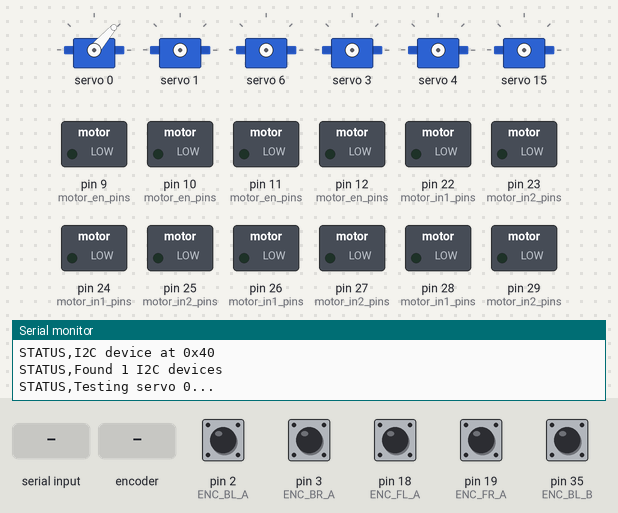
Bench run of a sketch on a simulated Arduino Mega 2560, built with avr-gcc and run on an emulated ATmega2560. On the bench: 6 × servo, switched loads named in the sketch (green lamp = pin HIGH), the last lines printed to the serial monitor. Inputs (shaded band) come from the test bench; at power-on: pin 2 (ENC_BL_A), pin 3 (ENC_BR_A), pin 18 (ENC_FL_A), pin 19 (ENC_FR_A), pin 35 (ENC_BL_B) HIGH.

Above: at 0.7 s.
At 3.3 s:
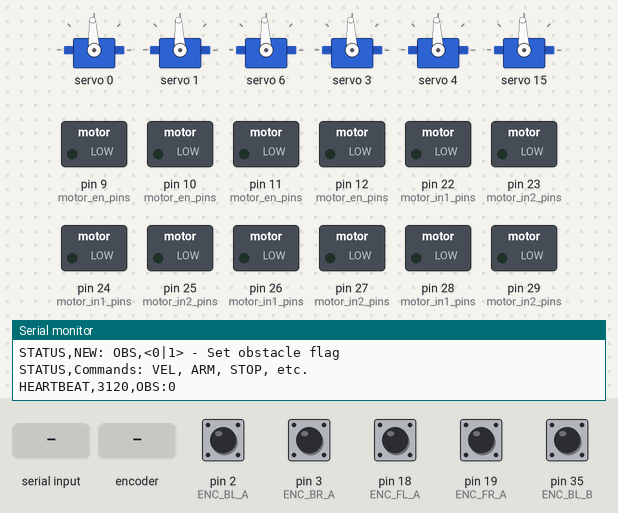
3.4 s: "VEL,,45\n" received over Serial
At 4.0 s:
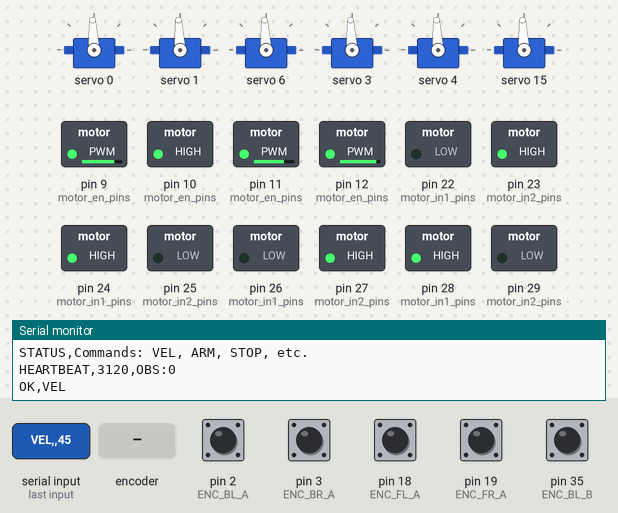
6.4 s: rotary encoder on pin 2 (ENC_BL_A) / pin 31 (ENC_FL_B) turned 1 step (first pin leading)
8.1 s: "STOP,1\n" received over Serial
9.6 s: "OBS,\n" received over Serial
Timing chart, 0 to 12.1 s (numbered marks = the images above; inputs shaded):
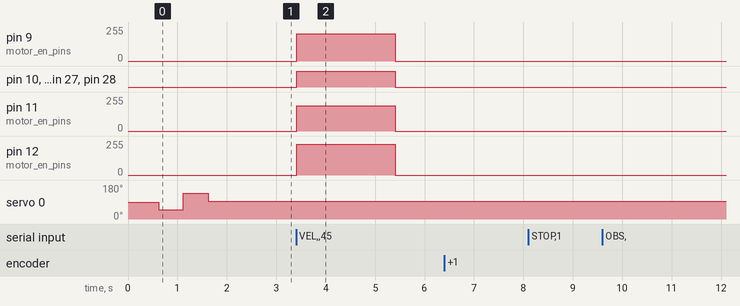

The sketch:

mobile_manipulator_unified_obstacle.ino
```cpp
/*
 * UNIFIED MOBILE MANIPULATOR CONTROLLER WITH OBSTACLE AVOIDANCE
 * ==============================================================
 *
 * Based on mobile_manipulator_unified.ino
 * Added: OBS,<0|1> command to enable/disable obstacle avoidance
 * When obstacle detected: blocks forward motion, allows reverse and rotation
 *
 * Serial Protocol (115200 baud):
 *   ROS -> Arduino:
 *     OBS,<0|1>                          - Set obstacle flag (NEW!)
 *     ARM,<a0>,<a1>,<a2>,<a3>,<a4>,<a5>  - Set arm servo angles (0-180)
 *     VEL,<linear_x>,<angular_z>         - Velocity command (m/s, rad/s)
 *     STOP                               - Emergency stop all
 *     ... (all other commands same as unified)
 */

#include <Wire.h>
#include <Adafruit_PWMServoDriver.h>

// =====================================================
// CONFIGURATION
// =====================================================

#define SERIAL_BAUD 115200
#define WHEEL_RADIUS 0.075
#define WHEEL_BASE 0.35
#define ENCODER_CPR 360
#define PID_SAMPLE_TIME 20
#define ENCODER_PUB_RATE 50
#define CMD_TIMEOUT 2000
#define SERVO_STEP_DELAY 80  // Smoother: 80ms between steps
#define HEARTBEAT_INTERVAL 1000

float Kp = 2.0;
float Ki = 0.5;
float Kd = 0.1;

unsigned long encoder_debounce_us = 200;
float motor_cal[4] = { 0.902, 0.750, 1.00, 0.80 };

// =====================================================
// OBSTACLE AVOIDANCE (NEW!)
// =====================================================
bool obstacle_detected = false;
unsigned long last_obs_time = 0;
#define OBS_TIMEOUT 500  // Auto-clear obstacle after 500ms if no update

// =====================================================
// ARM CONFIGURATION (PCA9685)
// =====================================================

Adafruit_PWMServoDriver pca(0x40);
const uint8_t SERVO_CH[6] = {0, 1, 6, 3, 4, 15};  // CH: 0,1,6,3,4,unused(15)
const float SERVO_FREQ_HZ = 50.0;
const uint16_t SERVO_MIN_US = 600;
const uint16_t SERVO_MAX_US = 2400;
const float SERVO_STEP_DEG = 0.5;  // Slower: 0.5 deg per step (was 1.0)

float armCurrentAngle[6] = {90, 90, 90, 90, 90, 90};
float armTargetAngle[6] = {90, 90, 90, 90, 90, 90};
float armLastSentAngle[6] = {90, 90, 90, 90, 90, 90};

// =====================================================
// BASE CONFIGURATION (L298N)
// =====================================================

#define M_FL_IN1 22
#define M_FL_IN2 23
#define M_FL_EN 12
#define M_FR_IN1 24
#define M_FR_IN2 25
#define M_FR_EN 11
#define M_BL_IN1 26
#define M_BL_IN2 27
#define M_BL_EN 10
#define M_BR_IN1 28
#define M_BR_IN2 29
#define M_BR_EN 9

#define ENC_FL_A 18
#define ENC_FL_B 31
#define ENC_FR_A 19
#define ENC_FR_B 33
#define ENC_BL_A 2
#define ENC_BL_B 35
#define ENC_BR_A 3
#define ENC_BR_B 37

const int motor_in1_pins[4] = { M_FL_IN1, M_FR_IN1, M_BL_IN1, M_BR_IN1 };
const int motor_in2_pins[4] = { M_FL_IN2, M_FR_IN2, M_BL_IN2, M_BR_IN2 };
const int motor_en_pins[4] = { M_FL_EN, M_FR_EN, M_BL_EN, M_BR_EN };
const int motor_direction[4] = { 1, 1, 1, 1 };
const int encoder_dir[4] = { 1, -1, 1, -1 };

// =====================================================
// GLOBAL VARIABLES
// =====================================================

volatile long enc_counts[4] = { 0, 0, 0, 0 };
long prev_enc_counts[4] = { 0, 0, 0, 0 };
volatile unsigned long last_isr_time[4] = { 0, 0, 0, 0 };
long last_published_counts[4] = { 0, 0, 0, 0 };

float target_vel[4] = { 0, 0, 0, 0 };
float current_vel[4] = { 0, 0, 0, 0 };

float pid_integral[4] = { 0, 0, 0, 0 };
float pid_prev_error[4] = { 0, 0, 0, 0 };
int motor_state[4] = { 0, 0, 0, 0 };
int prev_motor_state[4] = { 0, 0, 0, 0 };
bool motor_locked[4] = { false, false, false, false };

unsigned long last_pid_time = 0;
unsigned long last_enc_pub_time = 0;
unsigned long last_cmd_time = 0;
unsigned long last_servo_update_time = 0;
unsigned long last_heartbeat_time = 0;
unsigned long last_test_update_time = 0;

String cmd_buffer = "";
bool test_mode = false;
float sim_enc_accumulator[4] = { 0.0, 0.0, 0.0, 0.0 };
bool manual_active[4] = { false, false, false, false };

// =====================================================
// ARM FUNCTIONS
// =====================================================

inline void goServoAngle(uint8_t ch, float angle) {
  angle = constrain(angle, 0, 180);
  float us = SERVO_MIN_US + (angle / 180.0f) * (SERVO_MAX_US - SERVO_MIN_US);
  pca.writeMicroseconds(ch, (uint16_t)us);
}

bool updateArmServos() {
  bool changed = false;
  for (int i = 0; i < 6; i++) {
    float before = armCurrentAngle[i];
    if (armCurrentAngle[i] < armTargetAngle[i]) {
      armCurrentAngle[i] += SERVO_STEP_DEG;
      if (armCurrentAngle[i] > armTargetAngle[i]) armCurrentAngle[i] = armTargetAngle[i];
    }
    else if (armCurrentAngle[i] > armTargetAngle[i]) {
      armCurrentAngle[i] -= SERVO_STEP_DEG;
      if (armCurrentAngle[i] < armTargetAngle[i]) armCurrentAngle[i] = armTargetAngle[i];
    }
    if (armCurrentAngle[i] != before) changed = true;
    goServoAngle(SERVO_CH[i], armCurrentAngle[i]);
  }
  return changed;
}

void sendArmPositions() {
  bool changed = false;
  for (int i = 0; i < 6; i++) {
    if (armCurrentAngle[i] != armLastSentAngle[i]) { changed = true; break; }
  }
  if (changed) {
    Serial.print("ARM_POS,");
    for (int i = 0; i < 6; i++) {
      Serial.print(armCurrentAngle[i], 1);
      if (i < 5) Serial.print(",");
      armLastSentAngle[i] = armCurrentAngle[i];
    }
    Serial.println();
  }
}

void stopArm() {
  for (int i = 0; i < 6; i++) armTargetAngle[i] = armCurrentAngle[i];
}

// =====================================================
// BASE MOTOR FUNCTIONS
// =====================================================

void setupMotors() {
  for (int i = 0; i < 4; i++) {
    pinMode(motor_in1_pins[i], OUTPUT);
    pinMode(motor_in2_pins[i], OUTPUT);
    pinMode(motor_en_pins[i], OUTPUT);
    digitalWrite(motor_in1_pins[i], LOW);
    digitalWrite(motor_in2_pins[i], LOW);
    analogWrite(motor_en_pins[i], 0);
  }
}

void setMotorOutput(int motor_idx, int pwm_like) {
  if (motor_locked[motor_idx] && pwm_like != 0) return;

  float scaled_f = pwm_like * motor_cal[motor_idx];
  int scaled_pwm = (int)constrain(scaled_f, -255, 255);
  int final_pwm = scaled_pwm * motor_direction[motor_idx];

  int pwm_magnitude = abs(final_pwm);
  int direction = (final_pwm > 0) ? 1 : (final_pwm < 0) ? -1 : 0;

  if (direction > 0) {
    digitalWrite(motor_in1_pins[motor_idx], HIGH);
    digitalWrite(motor_in2_pins[motor_idx], LOW);
    motor_state[motor_idx] = 1;
  } else if (direction < 0) {
    digitalWrite(motor_in1_pins[motor_idx], LOW);
    digitalWrite(motor_in2_pins[motor_idx], HIGH);
    motor_state[motor_idx] = -1;
  } else {
    digitalWrite(motor_in1_pins[motor_idx], LOW);
    digitalWrite(motor_in2_pins[motor_idx], LOW);
    motor_state[motor_idx] = 0;
  }

  analogWrite(motor_en_pins[motor_idx], pwm_magnitude);

  if (motor_state[motor_idx] != prev_motor_state[motor_idx]) {
    if ((prev_motor_state[motor_idx] == 1 && motor_state[motor_idx] == -1) ||
        (prev_motor_state[motor_idx] == -1 && motor_state[motor_idx] == 1)) {
      if (!test_mode) {
        analogWrite(motor_en_pins[motor_idx], 0);
        digitalWrite(motor_in1_pins[motor_idx], LOW);
        digitalWrite(motor_in2_pins[motor_idx], LOW);
        motor_locked[motor_idx] = true;
        motor_state[motor_idx] = 0;
        Serial.print("STATUS,Motor "); Serial.print(motor_idx); Serial.println(" locked");
      }
    }
    prev_motor_state[motor_idx] = motor_state[motor_idx];
  }
}

void stopBase() {
  for (int i = 0; i < 4; i++) {
    setMotorOutput(i, 0);
    target_vel[i] = 0;
    pid_integral[i] = 0;
    pid_prev_error[i] = 0;
    manual_active[i] = false;
  }
}

void stopAll() {
  stopArm();
  stopBase();
  Serial.println("STATUS,Emergency stop - all systems stopped");
}

// =====================================================
// ENCODER FUNCTIONS
// =====================================================

void setupEncoders() {
  pinMode(ENC_FL_A, INPUT_PULLUP); pinMode(ENC_FL_B, INPUT_PULLUP);
  pinMode(ENC_FR_A, INPUT_PULLUP); pinMode(ENC_FR_B, INPUT_PULLUP);
  pinMode(ENC_BL_A, INPUT_PULLUP); pinMode(ENC_BL_B, INPUT_PULLUP);
  pinMode(ENC_BR_A, INPUT_PULLUP); pinMode(ENC_BR_B, INPUT_PULLUP);

  attachInterrupt(digitalPinToInterrupt(ENC_FL_A), isr_enc_fl, RISING);
  attachInterrupt(digitalPinToInterrupt(ENC_FR_A), isr_enc_fr, RISING);
  attachInterrupt(digitalPinToInterrupt(ENC_BL_A), isr_enc_bl, RISING);
  attachInterrupt(digitalPinToInterrupt(ENC_BR_A), isr_enc_br, RISING);
}

void isr_enc_fl() {
  unsigned long now = micros();
  if (now - last_isr_time[0] < encoder_debounce_us) return;
  last_isr_time[0] = now;
  if (digitalRead(ENC_FL_B)) enc_counts[0]--; else enc_counts[0]++;
}

void isr_enc_fr() {
  unsigned long now = micros();
  if (now - last_isr_time[1] < encoder_debounce_us) return;
  last_isr_time[1] = now;
  if (digitalRead(ENC_FR_B)) enc_counts[1]++; else enc_counts[1]--;
}

void isr_enc_bl() {
  unsigned long now = micros();
  if (now - last_isr_time[2] < encoder_debounce_us) return;
  last_isr_time[2] = now;
  if (digitalRead(ENC_BL_B)) enc_counts[2]--; else enc_counts[2]++;
}

void isr_enc_br() {
  unsigned long now = micros();
  if (now - last_isr_time[3] < encoder_debounce_us) return;
  last_isr_time[3] = now;
  if (digitalRead(ENC_BR_B)) enc_counts[3]++; else enc_counts[3]--;
}

void getEncoderCounts(long* counts) {
  noInterrupts();
  for (int i = 0; i < 4; i++) counts[i] = enc_counts[i];
  interrupts();
}

void resetEncoders() {
  noInterrupts();
  for (int i = 0; i < 4; i++) { enc_counts[i] = 0; prev_enc_counts[i] = 0; }
  interrupts();
  for (int i = 0; i < 4; i++) sim_enc_accumulator[i] = 0.0;
}

// =====================================================
// TEST MODE
// =====================================================

void updateSimulatedEncoders() {
  if (!test_mode) return;
  unsigned long now = millis();
  float dt = (now - last_test_update_time) / 1000.0;
  if (dt <= 0 || dt > 0.1) { last_test_update_time = now; return; }

  for (int i = 0; i < 4; i++) {
    float delta_ticks = (target_vel[i] * dt * ENCODER_CPR) / (2.0 * PI);
    sim_enc_accumulator[i] += delta_ticks;
    long whole_ticks = (long)sim_enc_accumulator[i];
    if (whole_ticks != 0) {
      noInterrupts(); enc_counts[i] += whole_ticks; interrupts();
      sim_enc_accumulator[i] -= whole_ticks;
    }
  }
  last_test_update_time = now;
}

// =====================================================
// PID CONTROLLER
// =====================================================

float computePID(int motor_idx, float target, float current, float dt) {
  float error = target - current;
  float p_term = Kp * error;
  pid_integral[motor_idx] += error * dt;
  pid_integral[motor_idx] = constrain(pid_integral[motor_idx], -100, 100);
  float i_term = Ki * pid_integral[motor_idx];
  float d_term = (dt > 0) ? Kd * (error - pid_prev_error[motor_idx]) / dt : 0;
  pid_prev_error[motor_idx] = error;
  float output = (p_term + i_term + d_term) * 25.5;
  return constrain(fabs(output), 0, 255);
}

void updatePID() {
  unsigned long now = millis();
  float dt = (now - last_pid_time) / 1000.0;
  if (dt < (PID_SAMPLE_TIME / 1000.0)) return;

  long counts[4];
  getEncoderCounts(counts);

  for (int i = 0; i < 4; i++) {
    long raw_delta = counts[i] - prev_enc_counts[i];
    long delta = raw_delta * encoder_dir[i];
    prev_enc_counts[i] = counts[i];
    current_vel[i] = (delta * 2.0 * PI) / (ENCODER_CPR * dt);
  }

  for (int i = 0; i < 4; i++) {
    float vel_error = target_vel[i] - current_vel[i];
    if (fabs(vel_error) < 0.3) { setMotorOutput(i, 0); pid_integral[i] = 0; continue; }
    int pwm_mag = (int)computePID(i, fabs(target_vel[i]), fabs(current_vel[i]), dt);
    if (fabs(target_vel[i]) < 0.01) { pwm_mag = 0; pid_integral[i] = 0; }
    int pwm = (target_vel[i] >= 0) ? pwm_mag : -pwm_mag;
    setMotorOutput(i, pwm);
  }
  last_pid_time = now;
}

// =====================================================
// KINEMATICS WITH OBSTACLE AVOIDANCE (MODIFIED!)
// =====================================================

void setVelocityCommand(float linear_x, float angular_z) {
  // OBSTACLE AVOIDANCE: Block forward motion if obstacle detected
  if (obstacle_detected && linear_x > 0) {
    linear_x = 0;  // Block forward, allow rotation
    Serial.println("STATUS,OBSTACLE - Forward blocked!");
  }

  float v_left = linear_x - (angular_z * WHEEL_BASE / 2.0);
  float v_right = linear_x + (angular_z * WHEEL_BASE / 2.0);

  float omega_left = v_left / WHEEL_RADIUS;
  float omega_right = v_right / WHEEL_RADIUS;

  target_vel[0] = omega_left;
  target_vel[1] = omega_right;
  target_vel[2] = omega_left;
  target_vel[3] = omega_right;

  last_cmd_time = millis();
}

// =====================================================
// SERIAL COMMUNICATION (MODIFIED - Added OBS command)
// =====================================================

void processCommand(String cmd) {
  cmd.trim();

  // OBS command: OBS,<0|1> - Set obstacle flag (NEW!)
  if (cmd.startsWith("OBS,")) {
    int val = cmd.substring(4).toInt();
    obstacle_detected = (val != 0);
    last_obs_time = millis();
    Serial.print("OK,OBS,");
    Serial.println(obstacle_detected ? "1" : "0");

    // If obstacle just detected and moving forward, stop immediately
    if (obstacle_detected) {
      bool moving_forward = (target_vel[0] > 0 || target_vel[1] > 0);
      if (moving_forward) {
        stopBase();
        Serial.println("STATUS,OBSTACLE STOP!");
      }
    }
    return;
  }

  // ARM command
  if (cmd.startsWith("ARM,") || cmd.startsWith("SET_ALL_SERVOS,")) {
    int prefixLen = cmd.startsWith("ARM,") ? 4 : 15;
    String t = cmd.substring(prefixLen);
    float vals[6];
    int index = 0, last = 0;
    for (int i = 0; i <= t.length(); i++) {
      if (i == t.length() || t.charAt(i) == ',') {
        vals[index++] = t.substring(last, i).toFloat();
        last = i + 1;
        if (index >= 6) break;
      }
    }
    if (index == 6) {
      for (int i = 0; i < 6; i++) armTargetAngle[i] = constrain(vals[i], 0, 180);
      last_cmd_time = millis();
      Serial.println("OK,SET_ALL_SERVOS");
    }
  }
  // VEL command
  else if (cmd.startsWith("VEL,")) {
    int idx1 = cmd.indexOf(',');
    int idx2 = cmd.indexOf(',', idx1 + 1);
    if (idx2 > idx1) {
      float linear_x = cmd.substring(idx1 + 1, idx2).toFloat();
      float angular_z = cmd.substring(idx2 + 1).toFloat();
      setVelocityCommand(linear_x, angular_z);
      Serial.println("OK,VEL");
    }
  }
  else if (cmd == "STOP") { stopAll(); }
  else if (cmd == "STOP_ARM") { stopArm(); Serial.println("STATUS,Arm stopped"); }
  else if (cmd == "STOP_BASE") { stopBase(); Serial.println("STATUS,Base stopped"); }
  else if (cmd.startsWith("PID,")) {
    int i1 = cmd.indexOf(','), i2 = cmd.indexOf(',', i1+1), i3 = cmd.indexOf(',', i2+1);
    if (i3 > i2 && i2 > i1) {
      Kp = cmd.substring(i1+1, i2).toFloat();
      Ki = cmd.substring(i2+1, i3).toFloat();
      Kd = cmd.substring(i3+1).toFloat();
      Serial.print("STATUS,PID: "); Serial.print(Kp); Serial.print(",");
      Serial.print(Ki); Serial.print(","); Serial.println(Kd);
    }
  }
  else if (cmd == "RST") { resetEncoders(); Serial.println("STATUS,Encoders reset"); }
  else if (cmd == "TEST,ON") { test_mode = true; last_test_update_time = millis(); resetEncoders(); Serial.println("STATUS,Test ON"); }
  else if (cmd == "TEST,OFF") { test_mode = false; resetEncoders(); Serial.println("STATUS,Test OFF"); }
  else if (cmd == "STATUS") {
    Serial.print("STATUS,Mode:"); Serial.print(test_mode ? "TEST" : "NORMAL");
    Serial.print(",OBS:"); Serial.print(obstacle_detected ? "1" : "0");
    Serial.print(",Vel:[");
    for (int i = 0; i < 4; i++) { Serial.print(target_vel[i], 2); if (i < 3) Serial.print(","); }
    Serial.println("]");
  }
  else if (cmd.startsWith("UNLOCK,")) {
    String arg = cmd.substring(7);
    if (arg == "ALL") { for (int i = 0; i < 4; i++) motor_locked[i] = false; Serial.println("STATUS,All unlocked"); }
    else { int m = arg.toInt(); if (m >= 0 && m < 4) { motor_locked[m] = false; } }
  }
  else if (cmd.startsWith("MOT,")) {
    int i1 = cmd.indexOf(','), i2 = cmd.indexOf(',', i1+1);
    if (i2 > i1) {
      int m_idx = cmd.substring(i1+1, i2).toInt();
      int pwm = cmd.substring(i2+1).toInt();
      if (m_idx >= 0 && m_idx < 4) {
        setMotorOutput(m_idx, pwm); manual_active[m_idx] = true; last_cmd_time = millis();
      }
    }
  }
  else if (cmd.startsWith("SERVO,")) {
    int c1 = cmd.indexOf(','), c2 = cmd.indexOf(',', c1+1);
    int idx = cmd.substring(c1+1, c2).toInt();
    float ang = cmd.substring(c2+1).toFloat();
    if (idx >= 0 && idx < 6) { armTargetAngle[idx] = constrain(ang, 0, 180); last_cmd_time = millis(); }
  }
  else { Serial.print("ERROR,Unknown: "); Serial.println(cmd); }
}

void readSerial() {
  while (Serial.available()) {
    char c = Serial.read();
    if (c == '\n') {
      if (cmd_buffer.length() > 0) { processCommand(cmd_buffer); cmd_buffer = ""; }
    } else if (c != '\r') cmd_buffer += c;
  }
}

void publishEncoderCounts() {
  unsigned long now = millis();
  if (now - last_enc_pub_time >= (1000 / ENCODER_PUB_RATE)) {
    long counts[4];
    getEncoderCounts(counts);
    bool changed = false;
    for (int i = 0; i < 4; i++) if (counts[i] != last_published_counts[i]) { changed = true; break; }
    if (changed) {
      Serial.print("ENC,"); Serial.print(counts[0]); Serial.print(",");
      Serial.print(counts[1]); Serial.print(","); Serial.print(counts[2]);
      Serial.print(","); Serial.println(counts[3]);
      for (int i = 0; i < 4; i++) last_published_counts[i] = counts[i];
    }
    last_enc_pub_time = now;
  }
}

void sendHeartbeat() {
  unsigned long now = millis();
  if (now - last_heartbeat_time >= HEARTBEAT_INTERVAL) {
    Serial.print("HEARTBEAT,"); Serial.print(now);
    Serial.print(",OBS:"); Serial.println(obstacle_detected ? "1" : "0");
    last_heartbeat_time = now;
  }
}

void checkCommandTimeout() {
  unsigned long dt = millis() - last_cmd_time;
  if (dt > CMD_TIMEOUT) {
    bool any_target = (target_vel[0] != 0 || target_vel[1] != 0 || target_vel[2] != 0 || target_vel[3] != 0);
    bool any_manual = (manual_active[0] || manual_active[1] || manual_active[2] || manual_active[3]);
    if (any_target || any_manual) { stopBase(); Serial.println("STATUS,Timeout stop"); }
  }
}

// Auto-clear obstacle flag if no update received
void checkObstacleTimeout() {
  if (obstacle_detected && (millis() - last_obs_time > OBS_TIMEOUT)) {
    obstacle_detected = false;
    Serial.println("STATUS,OBS cleared (timeout)");
  }
}

// =====================================================
// MAIN
// =====================================================

void scanI2C() {
  Serial.println("STATUS,Scanning I2C bus...");
  byte count = 0;
  for (byte addr = 1; addr < 127; addr++) {
    Wire.beginTransmission(addr);
    if (Wire.endTransmission() == 0) {
      Serial.print("STATUS,I2C device at 0x");
      if (addr < 16) Serial.print("0");
      Serial.println(addr, HEX);
      count++;
    }
  }
  Serial.print("STATUS,Found ");
  Serial.print(count);
  Serial.println(" I2C devices");
}

void setup() {
  Serial.begin(SERIAL_BAUD);
  while (!Serial) { ; }

  Wire.begin();
  delay(100);

  // Scan I2C to verify PCA9685 is connected
  scanI2C();

  pca.begin();
  pca.setPWMFreq(SERVO_FREQ_HZ);
  delay(500);

  // Test: sweep servo 0 on startup
  Serial.println("STATUS,Testing servo 0...");
  goServoAngle(0, 45);
  delay(500);
  goServoAngle(0, 135);
  delay(500);
  goServoAngle(0, 90);
  delay(500);
  Serial.println("STATUS,Servo 0 test complete");

  setupMotors();
  setupEncoders();

  last_pid_time = millis();
  last_enc_pub_time = millis();
  last_cmd_time = millis();
  last_servo_update_time = millis();
  last_heartbeat_time = millis();
  last_test_update_time = millis();
  last_obs_time = millis();

  for (int i = 0; i < 6; i++) goServoAngle(SERVO_CH[i], armCurrentAngle[i]);

  Serial.println("STATUS,Unified Controller + Obstacle Avoidance Ready");
  Serial.println("STATUS,NEW: OBS,<0|1> - Set obstacle flag");
  Serial.println("STATUS,Commands: VEL, ARM, STOP, etc.");
}

void loop() {
  readSerial();
  checkCommandTimeout();
  checkObstacleTimeout();  // NEW!
  updateSimulatedEncoders();
  if (!test_mode) updatePID();

  unsigned long now = millis();
  if (now - last_servo_update_time >= SERVO_STEP_DELAY) {
    bool arm_moved = updateArmServos();
    if (arm_moved) sendArmPositions();
    last_servo_update_time = now;
  }

  publishEncoderCounts();
  sendHeartbeat();
}
```

Measured:
- after the input at 3.4 s, pin 9 (motor_en_pins): 0/255 → 204/255 at once, → 0/255 2.0 s later; pin 10 (motor_en_pins): LOW → HIGH at once, → LOW 2.0 s later
